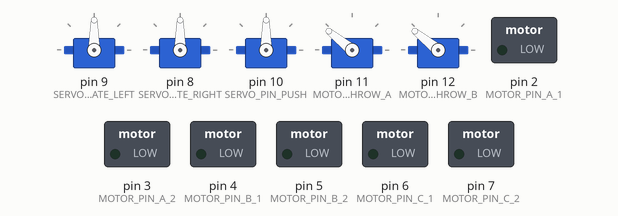
The sketch below on a simulated Arduino Uno, built with avr-gcc and run on an emulated ATmega328P. Parts: 5 × servo, switched loads named in the sketch (green lamp = pin HIGH).

Above: at 0.4 s.
At 3.4 s:
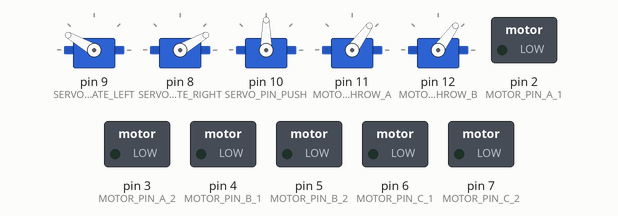
At 3.9 s:
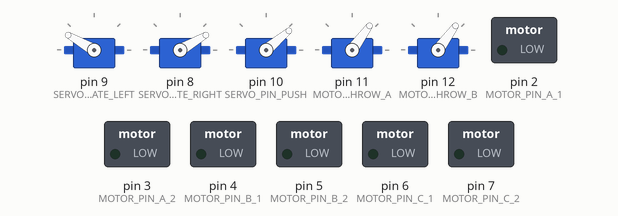
Timing chart, 0 to 5.4 s (numbered marks = the images above):
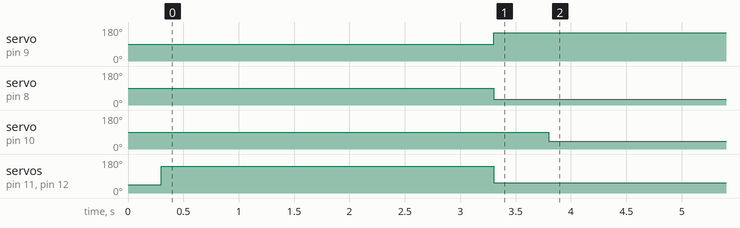

The sketch:

arduino.ino
```cpp
#include <Servo.h>


// определение констант
#define MOTOR_PIN_A_1 2
#define MOTOR_PIN_A_2 3
#define MOTOR_PIN_B_1 4
#define MOTOR_PIN_B_2 5
#define MOTOR_PIN_C_1 6
#define MOTOR_PIN_C_2 7

#define SPEED_MAX 180
#define SPEED_MIN 20

#define SERVO_PIN_ROTATE_RIGHT 8
#define SERVO_PIN_ROTATE_LEFT 9
#define SERVO_PIN_PUSH 10

#define MOTOR_PIN_THROW_A 11
#define MOTOR_PIN_THROW_B 12

#define ANGLE_GRAB_DOWN 180
#define ANGLE_GRAB_WAIT 160
#define ANGLE_GRAB_UP 30
#define ANGLE_PUSH_BACKWARD 180
#define ANGLE_PUSH_WAIT 120
#define ANGLE_PUSH_FORWARD 40

#define ANGLE_THROW_LONG 92
#define ANGLE_THROW_MIDDLE 95
#define ANGLE_THROW_SHORT 102

#define SPEED_TRHOW_LONG 1500
#define SPEED_TRHOW_MIDDLE 1350
#define SPEED_TRHOW_SHORT 1220
#define SPEED_THROW_WAIT 1100


// класс для управления моторами
class Motor {
  public:
    int pin1, pin2;

    Motor(int mpin1, int mpin2) {
      set_pins(mpin1, mpin2);
    }

    void rotate(int speed) {
      (speed > 0) ? analogWrite(pin1, 2 * speed) : digitalWrite(pin1, 0);
      (speed > 0) ? digitalWrite(pin2, 0) : analogWrite(pin2, 2 * abs(speed));
    }

    void set_pins(int motor1, int motor2) {
    pin1 = motor1;
    pin2 = motor2;
  }
};


// объявление всех актуаторов
Motor motor_base[3] = {
  Motor(MOTOR_PIN_A_1, MOTOR_PIN_A_2),
  Motor(MOTOR_PIN_B_1, MOTOR_PIN_B_2),
  Motor(MOTOR_PIN_C_1, MOTOR_PIN_C_2)
};

Servo servo_rotate_left, servo_rotate_right, servo_push;

Servo motor_throw_a, motor_throw_b, motor_throw_c;


// функция для калибровки бесколлекорных моторов
void test() {
  motor_throw_a.writeMicroseconds(1010);
  motor_throw_b.writeMicroseconds(1010);
  delay(300);
  motor_throw_a.writeMicroseconds(2000);
  motor_throw_b.writeMicroseconds(2000);
  delay(3000);
}

// флаг для работы функции запуска мяча
bool fl_shoot;
// переменная для тактирования функции запуска мяча
uint32_t timer_shoot;

// фунция для запуска мяча
void shoot(int angle, uint16_t speed, bool if_shoot = 1) {
  fl_shoot = if_shoot;
  timer_shoot = millis();
  servo_rotate_left.write(180 - angle);
  servo_rotate_right.write(angle);

  motor_throw_a.writeMicroseconds(speed);
  motor_throw_b.writeMicroseconds(speed);
  motor_throw_c.writeMicroseconds(speed);
}


// настройка контроллера
void setup() {

  pinMode(MOTOR_PIN_A_1, OUTPUT);
  pinMode(MOTOR_PIN_A_2, OUTPUT);
  pinMode(MOTOR_PIN_B_1, OUTPUT);
  pinMode(MOTOR_PIN_B_2, OUTPUT);
  pinMode(MOTOR_PIN_C_1, OUTPUT);
  pinMode(MOTOR_PIN_C_2, OUTPUT);

  servo_rotate_left.attach(SERVO_PIN_ROTATE_LEFT);
  servo_rotate_right.attach(SERVO_PIN_ROTATE_RIGHT);
  servo_push.attach(SERVO_PIN_PUSH);

  servo_rotate_left.write(90);
  servo_rotate_right.write(180 - 90);


  motor_throw_a.attach(MOTOR_PIN_THROW_A);
  motor_throw_b.attach(MOTOR_PIN_THROW_B);

  test();
  shoot(30, 1100);
  Serial.begin(9600);
}

// переменная для корректной ориентации работы моторов
int side_mod  = 2;

// функция движения робота
void move(int speed_x, int speed_y, int speed_rotate) {
  motor_base[0].rotate(speed_x + speed_y / 2 + speed_rotate - 250);
  motor_base[1].rotate(-speed_x + speed_y / 2 + speed_rotate - 50);
  motor_base[2].rotate(-speed_y + speed_rotate);
}

// флаги для работы захвата мяча
bool fl_grab, canon_pos;

// переменные для тактирования основного цикла и функции захвата
uint32_t timer_loop, timer_grab;


// основной цикл
void loop() {
  if (millis() - timer_loop > 20) {
    char datay;

    if (Serial.available() == 4) {
      byte speed_y = Serial.read(), speed_x = Serial.read(), speed_rotate = Serial.read(), act = Serial.read();

      if (act == 1) {
        shoot(70, 1300);
      } else if (act >> 1 == 1) {
        shoot(70, 1500);
      } else if (act >> 2 == 1) {
        shoot(50, 2000);
      } else if (act >> 3 == 1) {
        grab_ball();
      }

      motor_base[0].rotate(speed_x + speed_y / 2 + speed_rotate - 250);
      motor_base[1].rotate(-speed_x + speed_y / 2 + speed_rotate - 50);
      motor_base[2].rotate(-speed_y + speed_rotate);

    }
    timer_loop = millis();
  }

  if (fl_grab && millis() - timer_grab > 2000) {
    servo_push.write(ANGLE_PUSH_WAIT);
    fl_grab = 0;
  }
  if (fl_shoot && millis() - timer_shoot > 500) {
    servo_push.write(ANGLE_PUSH_FORWARD);
    fl_shoot = 0;
  }
}


void grab_ball() {
  if (canon_pos) {
    shoot(0, 1000, 0);
    servo_push.write(ANGLE_PUSH_BACKWARD);
    fl_grab = 1;
    timer_grab = millis();
    // servo_push.write(ANGLE_PUSH_WAIT);
  } else {
    shoot(180 - 30, 1000, 0);
    servo_push.write(ANGLE_PUSH_BACKWARD);
  }
  canon_pos = !canon_pos;
}
```

Measured:
- by itself, servo on pin 9 (SERVO_PIN_ROTATE_LEFT): 90° → 150° at 3.3 s
- by itself, servo on pin 8 (SERVO_PIN_ROTATE_RIGHT): 90° → 30° at 3.3 s
- by itself, servo on pin 10 (SERVO_PIN_PUSH): 90° → 40° at 3.8 s
- by itself, servo on pin 11 (MOTOR_PIN_THROW_A), servo on pin 12 (MOTOR_PIN_THROW_B): 45° → 141° at 0.30 s, → 54° 3.0 s later
